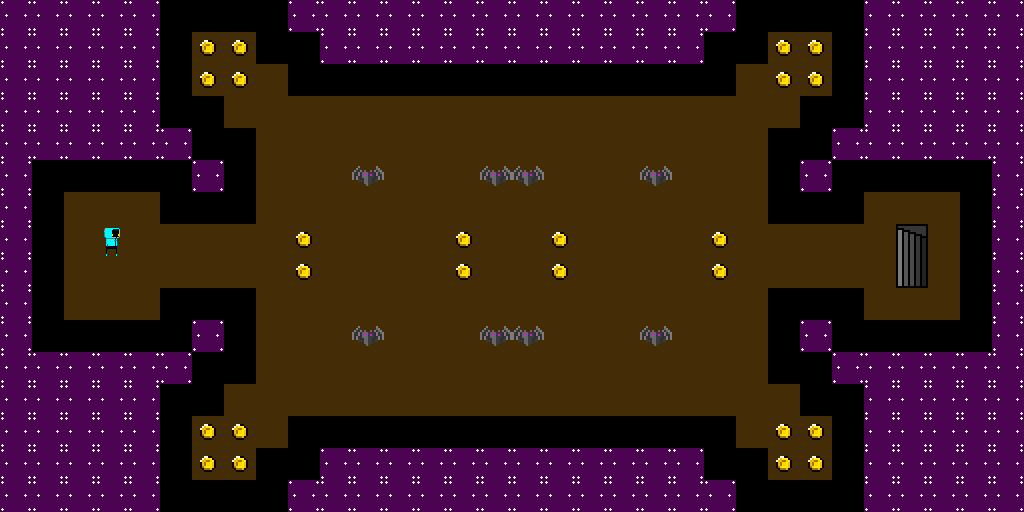

This game map was drawn from its Tiled (.tmx) file and the tilesets committed beside it. A one-line description and the full map source follow:
An orthogonal 32x16 tile map with 32x32 px tiles, 4 tile layers (Background, Terrain, Characters, Items), 4 tilesets.

<map version="1.0" tiledversion="1.1.6" orientation="orthogonal" renderorder="right-down" width="32" height="16" tilewidth="32" tileheight="32" infinite="0" nextobjectid="1">
 <tileset firstgid="1" source="placeholder2.tsx" />
 <tileset firstgid="7" source="player.tsx" />
 <tileset firstgid="16" source="coin.tsx" />
 <tileset firstgid="20" source="enemy.tsx" />
 <layer name="Background" width="32" height="16">
  <data encoding="csv">
3,3,3,3,3,3,3,3,3,3,3,3,3,3,3,3,3,3,3,3,3,3,3,3,3,3,3,3,3,3,3,3,
3,3,3,3,3,3,3,3,3,3,3,3,3,3,3,3,3,3,3,3,3,3,3,3,3,3,3,3,3,3,3,3,
3,3,3,3,3,3,3,3,3,3,3,3,3,3,3,3,3,3,3,3,3,3,3,3,3,3,3,3,3,3,3,3,
3,3,3,3,3,3,3,3,3,3,3,3,3,3,3,3,3,3,3,3,3,3,3,3,3,3,3,3,3,3,3,3,
3,3,3,3,3,3,3,3,3,3,3,3,3,3,3,3,3,3,3,3,3,3,3,3,3,3,3,3,3,3,3,3,
3,3,3,3,3,3,3,3,3,3,3,3,3,3,3,3,3,3,3,3,3,3,3,3,3,3,3,3,3,3,3,3,
3,3,3,3,3,3,3,3,3,3,3,3,3,3,3,3,3,3,3,3,3,3,3,3,3,3,3,3,3,3,3,3,
3,3,3,3,3,3,3,3,3,3,3,3,3,3,3,3,3,3,3,3,3,3,3,3,3,3,3,3,3,3,3,3,
3,3,3,3,3,3,3,3,3,3,3,3,3,3,3,3,3,3,3,3,3,3,3,3,3,3,3,3,3,3,3,3,
3,3,3,3,3,3,3,3,3,3,3,3,3,3,3,3,3,3,3,3,3,3,3,3,3,3,3,3,3,3,3,3,
3,3,3,3,3,3,3,3,3,3,3,3,3,3,3,3,3,3,3,3,3,3,3,3,3,3,3,3,3,3,3,3,
3,3,3,3,3,3,3,3,3,3,3,3,3,3,3,3,3,3,3,3,3,3,3,3,3,3,3,3,3,3,3,3,
3,3,3,3,3,3,3,3,3,3,3,3,3,3,3,3,3,3,3,3,3,3,3,3,3,3,3,3,3,3,3,3,
3,3,3,3,3,3,3,3,3,3,3,3,3,3,3,3,3,3,3,3,3,3,3,3,3,3,3,3,3,3,3,3,
3,3,3,3,3,3,3,3,3,3,3,3,3,3,3,3,3,3,3,3,3,3,3,3,3,3,3,3,3,3,3,3,
3,3,3,3,3,3,3,3,3,3,3,3,3,3,3,3,3,3,3,3,3,3,3,3,3,3,3,3,3,3,3,3
</data>
 </layer>
 <layer name="Terrain" width="32" height="16">
  <data encoding="csv">
4,4,4,4,4,1,1,1,1,4,4,4,4,4,4,4,4,4,4,4,4,4,4,1,1,1,1,4,4,4,4,4,
4,4,4,4,4,1,0,0,1,1,4,4,4,4,4,4,4,4,4,4,4,4,1,1,0,0,1,4,4,4,4,4,
4,4,4,4,4,1,0,0,0,1,1,1,1,1,1,1,1,1,1,1,1,1,1,0,0,0,1,4,4,4,4,4,
4,4,4,4,4,1,1,0,0,0,0,0,0,0,0,0,0,0,0,0,0,0,0,0,0,1,1,4,4,4,4,4,
4,4,4,4,4,4,1,1,0,0,0,0,0,0,0,0,0,0,0,0,0,0,0,0,1,1,4,4,4,4,4,4,
4,1,1,1,1,1,4,1,0,0,0,0,0,0,0,0,0,0,0,0,0,0,0,0,1,4,1,1,1,1,1,4,
4,1,0,0,0,1,1,1,0,0,0,0,0,0,0,0,0,0,0,0,0,0,0,0,1,1,1,0,0,0,1,4,
4,1,0,0,0,0,0,0,0,0,0,0,0,0,0,0,0,0,0,0,0,0,0,0,0,0,0,0,5,0,1,4,
4,1,0,0,0,0,0,0,0,0,0,0,0,0,0,0,0,0,0,0,0,0,0,0,0,0,0,0,6,0,1,4,
4,1,0,0,0,1,1,1,0,0,0,0,0,0,0,0,0,0,0,0,0,0,0,0,1,1,1,0,0,0,1,4,
4,1,1,1,1,1,4,1,0,0,0,0,0,0,0,0,0,0,0,0,0,0,0,0,1,4,1,1,1,1,1,4,
4,4,4,4,4,4,1,1,0,0,0,0,0,0,0,0,0,0,0,0,0,0,0,0,1,1,4,4,4,4,4,4,
4,4,4,4,4,1,1,0,0,0,0,0,0,0,0,0,0,0,0,0,0,0,0,0,0,1,1,4,4,4,4,4,
4,4,4,4,4,1,0,0,0,1,1,1,1,1,1,1,1,1,1,1,1,1,1,0,0,0,1,4,4,4,4,4,
4,4,4,4,4,1,0,0,1,1,4,4,4,4,4,4,4,4,4,4,4,4,1,1,0,0,1,4,4,4,4,4,
4,4,4,4,4,1,1,1,1,4,4,4,4,4,4,4,4,4,4,4,4,4,4,1,1,1,1,4,4,4,4,4
</data>
 </layer>
 <layer name="Characters" width="32" height="16">
  <data encoding="csv">
0,0,0,0,0,0,0,0,0,0,0,0,0,0,0,0,0,0,0,0,0,0,0,0,0,0,0,0,0,0,0,0,
0,0,0,0,0,0,0,0,0,0,0,0,0,0,0,0,0,0,0,0,0,0,0,0,0,0,0,0,0,0,0,0,
0,0,0,0,0,0,0,0,0,0,0,0,0,0,0,0,0,0,0,0,0,0,0,0,0,0,0,0,0,0,0,0,
0,0,0,0,0,0,0,0,0,0,0,0,0,0,0,0,0,0,0,0,0,0,0,0,0,0,0,0,0,0,0,0,
0,0,0,0,0,0,0,0,0,0,0,0,0,0,0,0,0,0,0,0,0,0,0,0,0,0,0,0,0,0,0,0,
0,0,0,0,0,0,0,0,0,0,0,20,0,0,0,20,20,0,0,0,20,0,0,0,0,0,0,0,0,0,0,0,
0,0,0,0,0,0,0,0,0,0,0,0,0,0,0,0,0,0,0,0,0,0,0,0,0,0,0,0,0,0,0,0,
0,0,0,7,0,0,0,0,0,0,0,0,0,0,0,0,0,0,0,0,0,0,0,0,0,0,0,0,0,0,0,0,
0,0,0,0,0,0,0,0,0,0,0,0,0,0,0,0,0,0,0,0,0,0,0,0,0,0,0,0,0,0,0,0,
0,0,0,0,0,0,0,0,0,0,0,0,0,0,0,0,0,0,0,0,0,0,0,0,0,0,0,0,0,0,0,0,
0,0,0,0,0,0,0,0,0,0,0,20,0,0,0,20,20,0,0,0,20,0,0,0,0,0,0,0,0,0,0,0,
0,0,0,0,0,0,0,0,0,0,0,0,0,0,0,0,0,0,0,0,0,0,0,0,0,0,0,0,0,0,0,0,
0,0,0,0,0,0,0,0,0,0,0,0,0,0,0,0,0,0,0,0,0,0,0,0,0,0,0,0,0,0,0,0,
0,0,0,0,0,0,0,0,0,0,0,0,0,0,0,0,0,0,0,0,0,0,0,0,0,0,0,0,0,0,0,0,
0,0,0,0,0,0,0,0,0,0,0,0,0,0,0,0,0,0,0,0,0,0,0,0,0,0,0,0,0,0,0,0,
0,0,0,0,0,0,0,0,0,0,0,0,0,0,0,0,0,0,0,0,0,0,0,0,0,0,0,0,0,0,0,0
</data>
 </layer>
 <layer name="Items" width="32" height="16">
  <data encoding="csv">
0,0,0,0,0,0,0,0,0,0,0,0,0,0,0,0,0,0,0,0,0,0,0,0,0,0,0,0,0,0,0,0,
0,0,0,0,0,0,16,16,0,0,0,0,0,0,0,0,0,0,0,0,0,0,0,0,16,16,0,0,0,0,0,0,
0,0,0,0,0,0,16,16,0,0,0,0,0,0,0,0,0,0,0,0,0,0,0,0,16,16,0,0,0,0,0,0,
0,0,0,0,0,0,0,0,0,0,0,0,0,0,0,0,0,0,0,0,0,0,0,0,0,0,0,0,0,0,0,0,
0,0,0,0,0,0,0,0,0,0,0,0,0,0,0,0,0,0,0,0,0,0,0,0,0,0,0,0,0,0,0,0,
0,0,0,0,0,0,0,0,0,0,0,0,0,0,0,0,0,0,0,0,0,0,0,0,0,0,0,0,0,0,0,0,
0,0,0,0,0,0,0,0,0,0,0,0,0,0,0,0,0,0,0,0,0,0,0,0,0,0,0,0,0,0,0,0,
0,0,0,0,0,0,0,0,0,16,0,0,0,0,16,0,0,16,0,0,0,0,16,0,0,0,0,0,0,0,0,0,
0,0,0,0,0,0,0,0,0,16,0,0,0,0,16,0,0,16,0,0,0,0,16,0,0,0,0,0,0,0,0,0,
0,0,0,0,0,0,0,0,0,0,0,0,0,0,0,0,0,0,0,0,0,0,0,0,0,0,0,0,0,0,0,0,
0,0,0,0,0,0,0,0,0,0,0,0,0,0,0,0,0,0,0,0,0,0,0,0,0,0,0,0,0,0,0,0,
0,0,0,0,0,0,0,0,0,0,0,0,0,0,0,0,0,0,0,0,0,0,0,0,0,0,0,0,0,0,0,0,
0,0,0,0,0,0,0,0,0,0,0,0,0,0,0,0,0,0,0,0,0,0,0,0,0,0,0,0,0,0,0,0,
0,0,0,0,0,0,16,16,0,0,0,0,0,0,0,0,0,0,0,0,0,0,0,0,16,16,0,0,0,0,0,0,
0,0,0,0,0,0,16,16,0,0,0,0,0,0,0,0,0,0,0,0,0,0,0,0,16,16,0,0,0,0,0,0,
0,0,0,0,0,0,0,0,0,0,0,0,0,0,0,0,0,0,0,0,0,0,0,0,0,0,0,0,0,0,0,0
</data>
 </layer>
</map>
